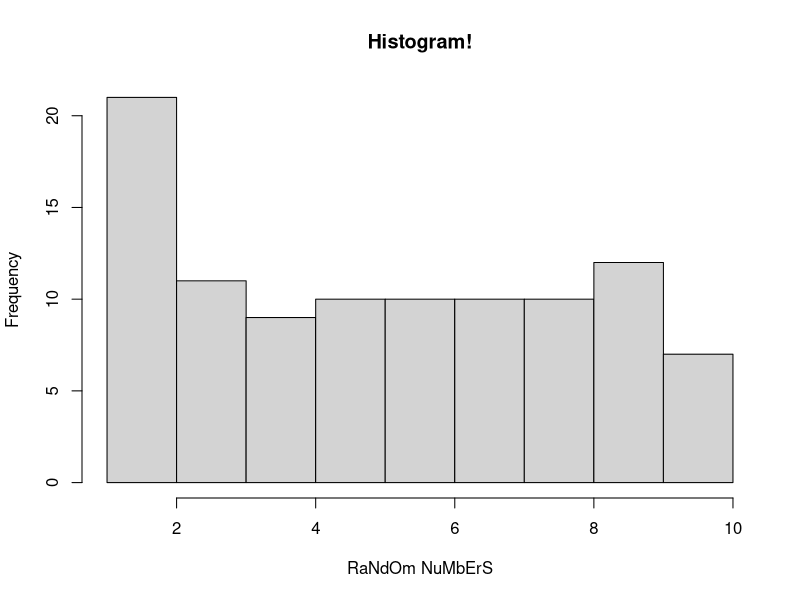

This chart was generated by the following R code:
## ---- chunk 1
cat("This is an R code chunk. You can tell by the ```r")
## ---- chunk 2
cat("Default R code chunk options")
## ---- chunk 3
cat("You can't see me -- John Cena")
## ---- chunk 4
cat("I'm here... but I'm not there")
## ---- chunk 5
cat("When \"no comment\" shows up, it's usually because the truth is too busy laughing\n -- GPT-4o\n")
## ---- chunk 6
hist(sample(x = 1:10, size = 100, replace = TRUE),
     main = "Histogram!", xlab = "RaNdOm NuMbErS")
## ---- chunk 7
cat("This chunk is so fresh and so clean")
warning("Warning! A warning is not an error; the code still ran.")
message("Message in a bottle.")
## ---- chunk 8
cat("This chunk is so fresh and so clean")
warning("Warning! You won't be able to see this warning, though.")
message("Message in a bottle... that won't be received")
## ---- chunk 9
average_body_mass_by_species <- c(Adelie = 3700.66, Chinstrap = 3733.09, Gentoo = 5076.02); average_body_mass_by_species
## ---- chunk 10
#penguins <- read.csv("data/penguins.csv")
#str(penguins)
## ---- chunk 11
#nrow(penguins)
#ncol(penguins)
#names(penguins)
## ---- chunk 12
#unique(penguins$species)
#table(penguins$island)
#table(penguins$sex)
#range(penguins$bill_length_mm, na.rm = TRUE)
#range(penguins$body_mass_g, na.rm = TRUE)
#range(penguins$year)
## ---- chunk 13
#colSums(is.na(penguins))
#penguins[is.na(penguins$sex), ]
## ---- chunk 14
# Any changes to the data go in this chunk, so the reader can see them.
